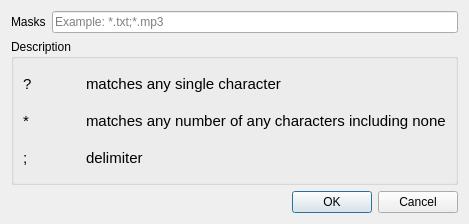
<?xml version="1.0" encoding="UTF-8"?>
<ui version="4.0">
 <class>WildcardFilterEditor</class>
 <widget class="QDialog" name="WildcardFilterEditor">
  <property name="geometry">
   <rect>
    <x>0</x>
    <y>0</y>
    <width>469</width>
    <height>224</height>
   </rect>
  </property>
  <property name="windowTitle">
   <string>Edit wildcards</string>
  </property>
  <layout class="QVBoxLayout" name="verticalLayout">
   <item>
    <layout class="QHBoxLayout" name="horizontalLayout">
     <item>
      <widget class="QLabel" name="label_4">
       <property name="text">
        <string>Masks</string>
       </property>
      </widget>
     </item>
     <item>
      <widget class="QLineEdit" name="lineEdit">
       <property name="placeholderText">
        <string>Example: *.txt;*.mp3</string>
       </property>
      </widget>
     </item>
    </layout>
   </item>
   <item>
    <layout class="QHBoxLayout" name="horizontalLayout_2">
     <item>
      <widget class="QGroupBox" name="groupBox">
       <property name="title">
        <string>Description</string>
       </property>
       <layout class="QGridLayout" name="gridLayout_2">
        <item row="2" column="0">
         <widget class="QLabel" name="label_10">
          <property name="font">
           <font>
            <pointsize>11</pointsize>
           </font>
          </property>
          <property name="text">
           <string>;</string>
          </property>
         </widget>
        </item>
        <item row="2" column="1">
         <widget class="QLabel" name="label_11">
          <property name="font">
           <font>
            <pointsize>11</pointsize>
           </font>
          </property>
          <property name="text">
           <string>delimiter</string>
          </property>
         </widget>
        </item>
        <item row="0" column="0">
         <widget class="QLabel" name="label_6">
          <property name="font">
           <font>
            <pointsize>11</pointsize>
           </font>
          </property>
          <property name="text">
           <string>?</string>
          </property>
         </widget>
        </item>
        <item row="1" column="1">
         <widget class="QLabel" name="label">
          <property name="font">
           <font>
            <pointsize>11</pointsize>
           </font>
          </property>
          <property name="text">
           <string>matches any number of any characters including none</string>
          </property>
         </widget>
        </item>
        <item row="0" column="1">
         <widget class="QLabel" name="label_2">
          <property name="font">
           <font>
            <pointsize>11</pointsize>
           </font>
          </property>
          <property name="text">
           <string>matches any single character</string>
          </property>
         </widget>
        </item>
        <item row="1" column="0">
         <widget class="QLabel" name="label_7">
          <property name="font">
           <font>
            <pointsize>11</pointsize>
           </font>
          </property>
          <property name="text">
           <string>*</string>
          </property>
         </widget>
        </item>
       </layout>
      </widget>
     </item>
    </layout>
   </item>
   <item>
    <widget class="QDialogButtonBox" name="buttonBox">
     <property name="orientation">
      <enum>Qt::Horizontal</enum>
     </property>
     <property name="standardButtons">
      <set>QDialogButtonBox::Cancel|QDialogButtonBox::Ok</set>
     </property>
    </widget>
   </item>
  </layout>
 </widget>
 <resources/>
 <connections>
  <connection>
   <sender>buttonBox</sender>
   <signal>accepted()</signal>
   <receiver>WildcardFilterEditor</receiver>
   <slot>accept()</slot>
   <hints>
    <hint type="sourcelabel">
     <x>248</x>
     <y>254</y>
    </hint>
    <hint type="destinationlabel">
     <x>157</x>
     <y>274</y>
    </hint>
   </hints>
  </connection>
  <connection>
   <sender>buttonBox</sender>
   <signal>rejected()</signal>
   <receiver>WildcardFilterEditor</receiver>
   <slot>reject()</slot>
   <hints>
    <hint type="sourcelabel">
     <x>316</x>
     <y>260</y>
    </hint>
    <hint type="destinationlabel">
     <x>286</x>
     <y>274</y>
    </hint>
   </hints>
  </connection>
 </connections>
</ui>
